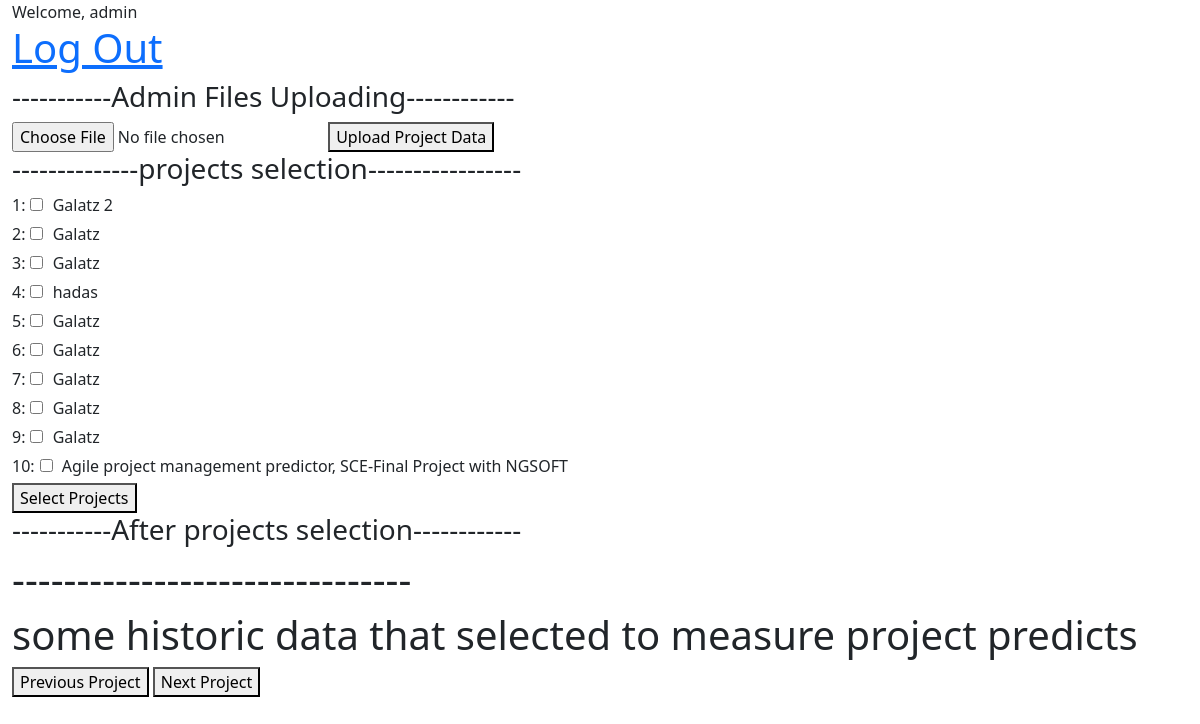
Before: /admin_account/main_Page (signed in) with the older database file.
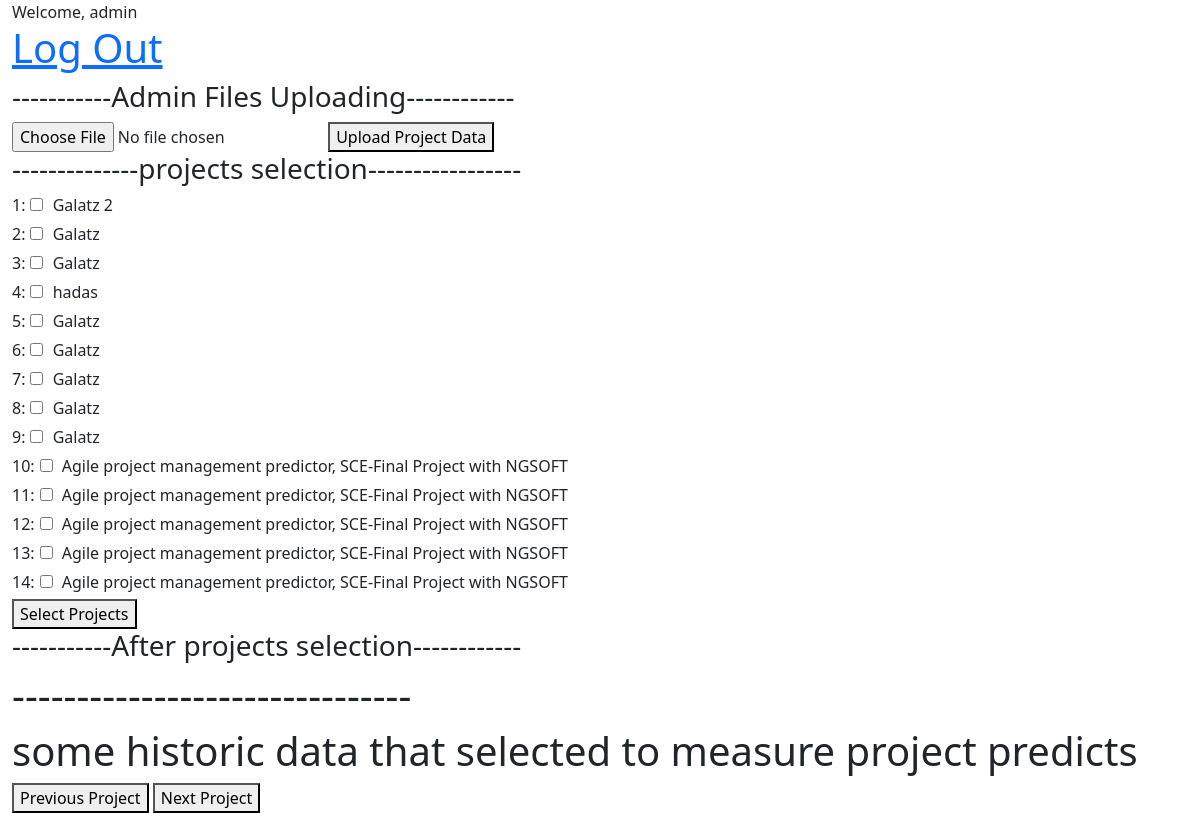
After: the same page with the newer database file.
### Predicting_app/models.py (models this page shows, shortened)
class Excel_File_Data(models.Model):
    excel_rows = models.ManyToManyField(Excel_Row_Data) # Many-to-Many relationship becuase we could make copy of the excel file
    project_name = models.CharField(max_length=255)

### Predicting_app/views.py (the view, shortened to what this page needs)
# urls.py: path('admin_account/main_Page', views.admin_MainPage_view.as_view(), name='admin_MainPage_view_path'),
class admin_MainPage_view(View):
    selected_Projects_instance = Selected_Projects()
    excel_file_DB_instance = None
    @method_decorator(login_required)
    def get(self, request):
        all_excel_projects = Excel_File_Data.objects.all()  # Retrieve all projects excel files
        user_object = request.user
        data_to_render = {
            'display': "Admin Main Page",
            'all_projects': all_excel_projects,
            'selected_excel_projects': self.selected_Projects_instance.get_list_of_projects(),
            'selected_Projects_instance':self.selected_Projects_instance,        }
        return render(request, 'Predicting_app/admin_OR_user_MainPage.html', {'data':data_to_render, 'user':user_object})

### Predicting_app/views.py (called while the page is built)
    def get_list_of_projects(self):
        return self.selected_excel_projects

### Predicting_app/templates/Predicting_app/admin_OR_user_MainPage.html (shortened to what this page needs)
{% extends 'base.html' %}
{% load static %}
{% block content %}
    <header>
        Welcome, {{ user.username }}
        <form action="" method="POST" enctype="multipart/form-data" id="main-form">
            <h1><a href="{% url "logout_page_view_path" %}"> Log Out</a></h1>
            {% if user.is_staff == True %}
                <h3>-----------Admin Files Uploading------------</h3>
                <input type="file" name="file" accept=".csv, application/vnd.openxmlformats-officedocument.spreadsheetml.sheet, application/vnd.ms-excel">
                <button type="submit" name="Upload Project Data">Upload Project Data</button>
            {% endif %}
            <h3>--------------projects selection-----------------</h3>
            <div class="dropdown">
                <div class="dropdown-content">
                    {% if data.selected_excel_projects %}
                       {% for project in data.selected_excel_projects %}
                       <label>{{ forloop.counter }}:<input type="checkbox" name="selected-projects" id="selected-projects" value="{{ project.id }}" checked> {{ project.project_name }}</label>
                       {% endfor %}
                       <button id="unselect-btn" name="Unselect Projects" type="submit">Unselect Projects</button>
                    {% else %}
                       {% for project in data.all_projects %}
                       <label>{{ forloop.counter }}:<input type="checkbox" name="selected-projects" id="selected-projects" value="{{ project.id }}"> {{ project.project_name }}</label>
                       {% endfor %}
                       <button id="select-projects-btn" name="Select Projects" type="submit">Select Projects</button>
                    {% endif %}
                </div>
            </div>
            <h3>-----------After projects selection------------</h3>
        </form>
    </header>
    <h1>-------------------------------</h1>
    <h1>some historic data that selected to measure project predicts</h1>
    <body>
        <button id="previous-project-btn" onclick="showPreviousProject()">Previous Project</button>
        <button id="next-project-btn" onclick="showNextProject()">Next Project</button>
    </body>
{% endblock %}

### templates/base.html (shortened to what this page needs)
{% load static %}
<!DOCTYPE html>
<html lang="en">
<head>
    <link href="https://cdn.jsdelivr.net/npm/bootstrap@5.3.3/dist/css/bootstrap.min.css" rel="stylesheet">
    <link href="https://cdn.jsdelivr.net/npm/simple-datatables@latest/dist/style.css" rel="stylesheet" type="text/css">
    {% block stylesheet %}
    <link href="{% static 'Predicting_app/dashboard_style.css'%}" rel="stylesheet">
    {% endblock stylesheet %}
</head>
<body>
    <div class="container-fluid">
       {% block content %}
       {% endblock content %}
   </div>
</body>
</html>

Changed rows visible on the page:
added Excel_File_Data: project_name "Agile project management predictor, SCE-Final Project with NGSOFT"
added Excel_File_Data: project_name "Agile project management predictor, SCE-Final Project with NGSOFT"
added Excel_File_Data: project_name "Agile project management predictor, SCE-Final Project with NGSOFT"
added Excel_File_Data: project_name "Agile project management predictor, SCE-Final Project with NGSOFT"
